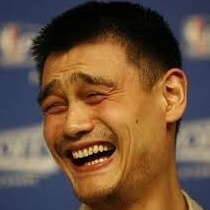
#> input picture Code/RC_reorder/images/YaoMing.jpg, 210 x 210 px
$ python processing.py
#> lines starting #> are read from the running program, lines starting #| are printed output that depends on the picture
# -*- coding: utf-8 -*-
"""
@Time    : 2019/4/12 19:41
@Author  : QuYue
@File    : processing.py
@Software: PyCharm
Introduction: Processings for images or matrices.
"""
#%% Import Packages
import matplotlib.image as mpimg
import matplotlib.pyplot as plt
import numpy as np
#%% Functions
def rgb2gray(rgb,power=[0.229,0.587,0.114]):
    # get the gray picture from the RGB picture
    # Gray = R*0.299 + G*0.587 + B*0.114 (default)
    return np.dot(rgb, power)

def shuffle(image, axis=0, seed=None):
    """
    Shuffle one axis of the image.
    Parameters
    ---------
        image: ndarray
            The image which need to be shuffled.
        axis: int
            The axis, which need to be shuffled, of the image (default:0).
        seed: float
            The random seed (default:None).
    Returns
    ---------
        new_image: ndarray
            The image which has been shuffled.
        index: list
            The new order in which the axis is disrupted.
    """
    # shuffle the image
    np.random.seed(seed=seed) # set the random seed
    index = np.arange(image.shape[axis])
    np.random.shuffle(index)
    # axis change
    image = image.swapaxes(axis, 0) # change the choosen axis to the first axis
    new_image = image[index, ...]   # shuffle the choosen axis
    new_image = new_image.swapaxes(axis, 0) # change the axis back
    return new_image, index

def shift(image, axis=0, dis=1):
    """
    Shift one axis of the image.
    Parameters
    ---------
        image: ndarray
            The image which need to be shifted.
        axis: int
            The axis, which need to be shifted, of the image (default:0).
        dis: int
            The distance which image would be shifted. It can be negative. (default:1)
    Returns
    ---------
        new_image: ndarray
            The image which has been shifted.
    """
    # shift the image
    L = image.shape[axis]
    index0 = list(range(L))
    index = index0[dis:] + index0[0:dis]
    # axis change
    image = image.swapaxes(axis, 0) # change the choosen axis to the first axis
    new_image = image[index, ...] # shift the choosen axis
    new_image = new_image.swapaxes(axis, 0) # change the axis back
    return new_image


#%% Main Function
if __name__ == '__main__':
    im_name = 'YaoMing.jpg'
    im_path = './images/'
    image = mpimg.imread(im_path + im_name) # read the images
#> image is the input picture: shape (210, 210, 3); mean R, G, B 108.5, 82.3, 61.3
    plt.subplot(2,1,1)
    plt.imshow(image)
    plt.title(im_name)
    plt.axis('off')
    # gray
    image_gray = rgb2gray(image)
#> in rgb2gray, `return np.dot(rgb, power)`:
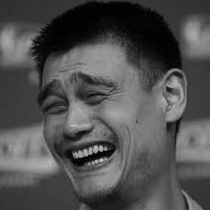
#> returned value: shape (210, 210) float64; min 0, max 197, mean 80.2
    plt.subplot(2, 3, 4)
    plt.imshow(image_gray, cmap='gray')
    plt.title('gray')
    plt.axis('off')
    # shuffle
    image_shuffled, _ = shuffle(image, axis=0)
#> in shuffle, `new_image = image[index, ...]`:
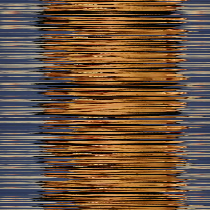
#> new_image: shape (210, 210, 3); mean R, G, B 108.5, 82.3, 61.3
    plt.subplot(2, 3, 5)
    plt.imshow(image_shuffled)
    plt.title('shuffled')
    plt.axis('off')
    plt.show()
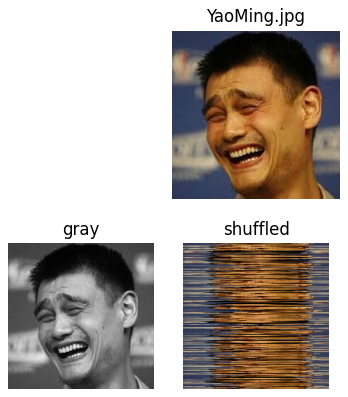
#> figure drawn by matplotlib, 3 panels
    # shift
    dis = 100
    image_shifted = shift(image, axis=0, dis=100)
#> in shift, `new_image = image[index, ...]`:
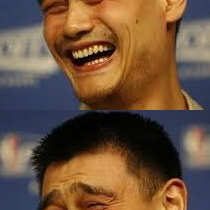
#> new_image: shape (210, 210, 3); mean R, G, B 108.5, 82.3, 61.3
    plt.subplot(2,3,6)
    plt.imshow(image_shifted)
    plt.title('shifted %s' %dis)
    plt.axis('off')
    plt.show()

$ run again, with Code/RC_reorder/images/Hanazawa.jpg copied over Code/RC_reorder/images/YaoMing.jpg
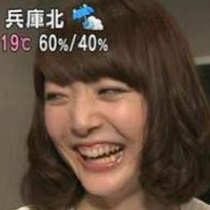
#> input picture Code/RC_reorder/images/Hanazawa.jpg, 210 x 210 px
#> image is the input picture: shape (210, 210, 3); mean R, G, B 93.2, 73.2, 58.8
#> in shuffle, `new_image = image[index, ...]`:
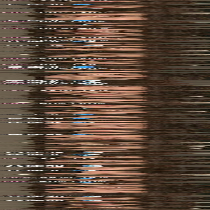
#> new_image: shape (210, 210, 3); mean R, G, B 93.2, 73.2, 58.8
#> in shift, `new_image = image[index, ...]`:
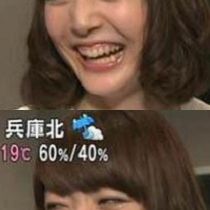
#> new_image: shape (210, 210, 3); mean R, G, B 93.2, 73.2, 58.8

$ run again, with Code/RC_reorder/images/Kim.jpg copied over Code/RC_reorder/images/YaoMing.jpg
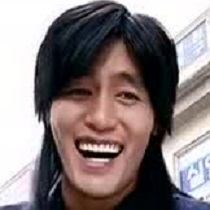
#> input picture Code/RC_reorder/images/Kim.jpg, 210 x 210 px
#> image is the input picture: shape (210, 210, 3); mean R, G, B 136.9, 125.6, 126.3
#> in rgb2gray, `return np.dot(rgb, power)`:
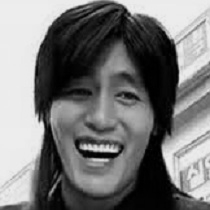
#> returned value: shape (210, 210) float64; min 0, max 237.2, mean 119.5
#> in shift, `new_image = image[index, ...]`:
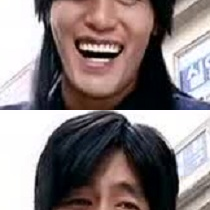
#> new_image: shape (210, 210, 3); mean R, G, B 136.9, 125.6, 126.3
